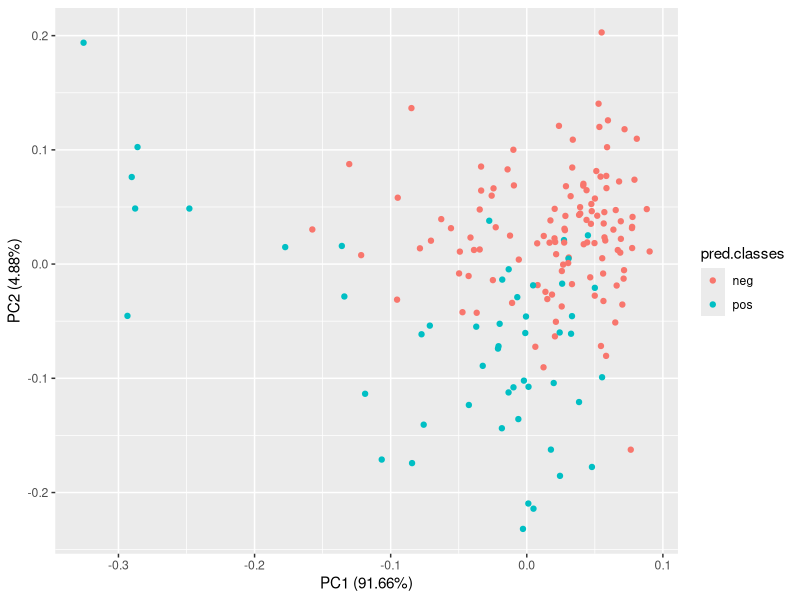
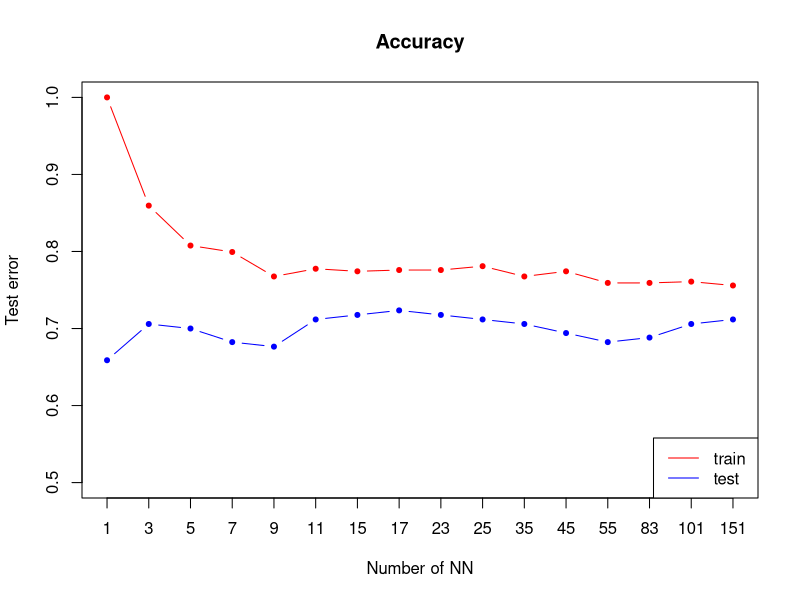
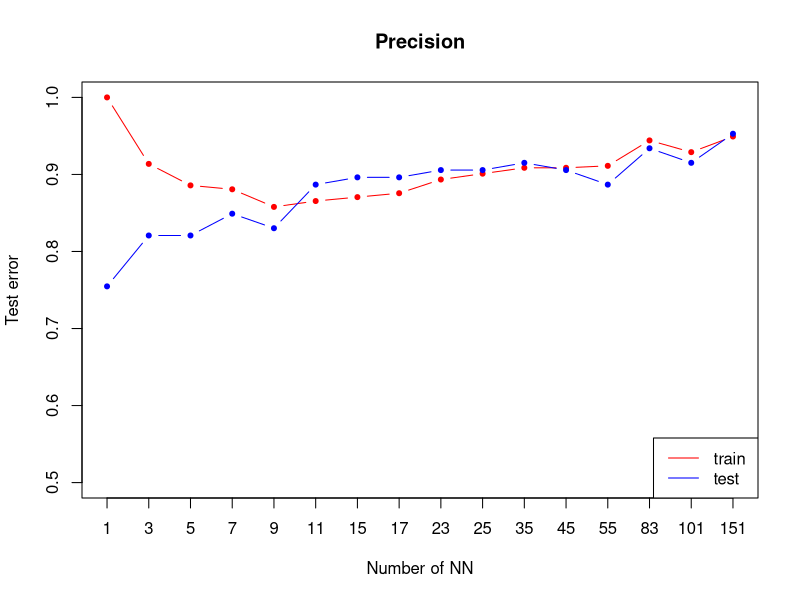
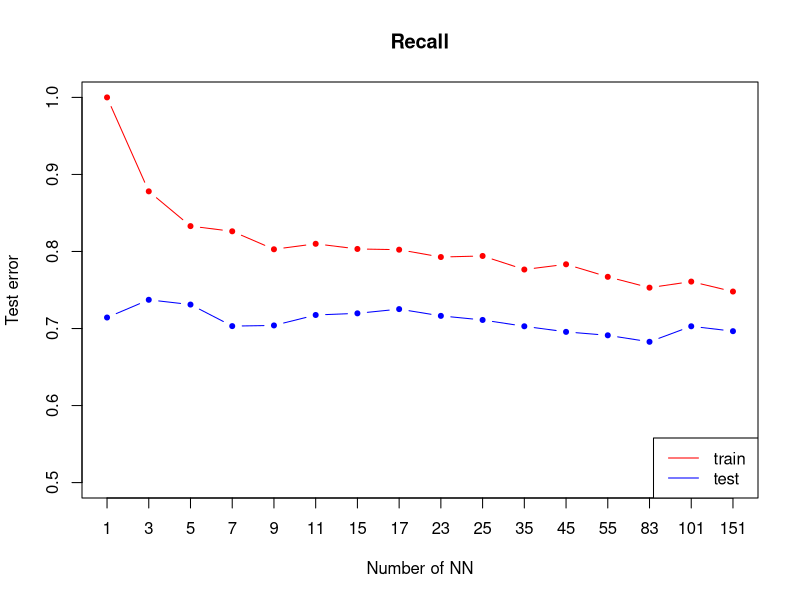
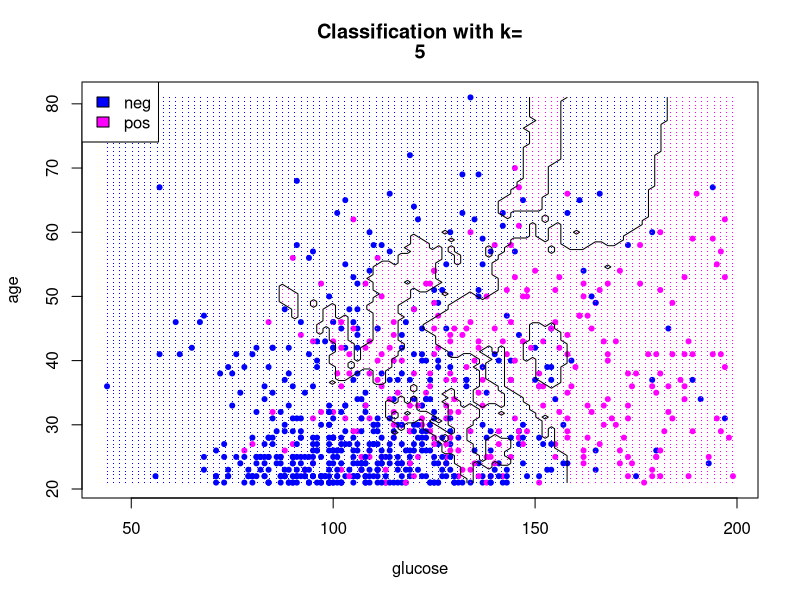
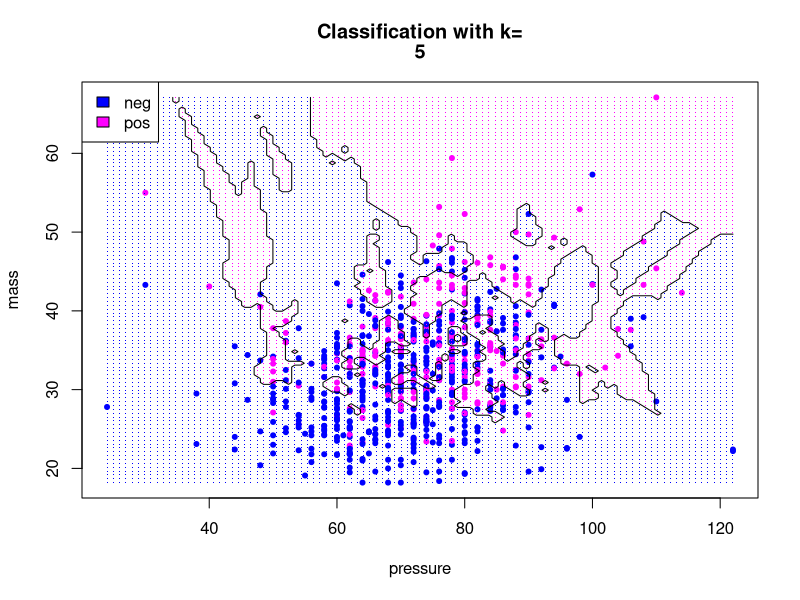
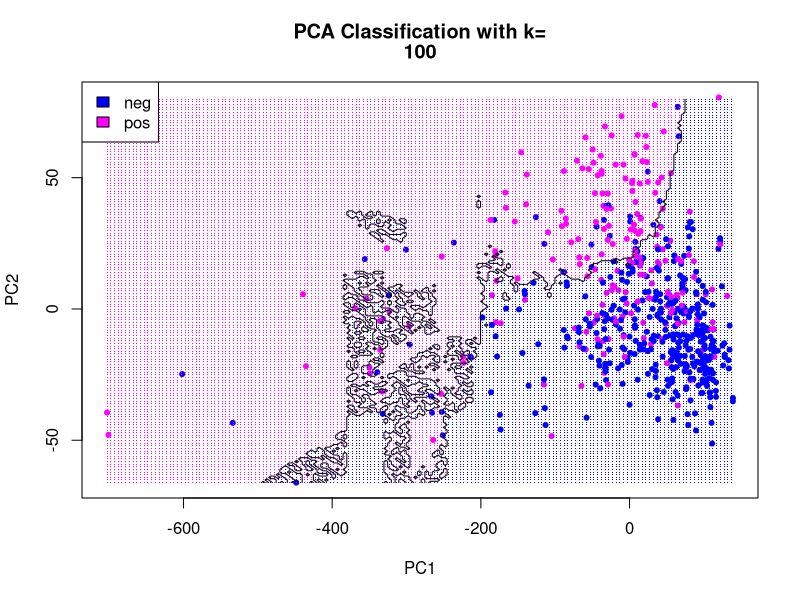
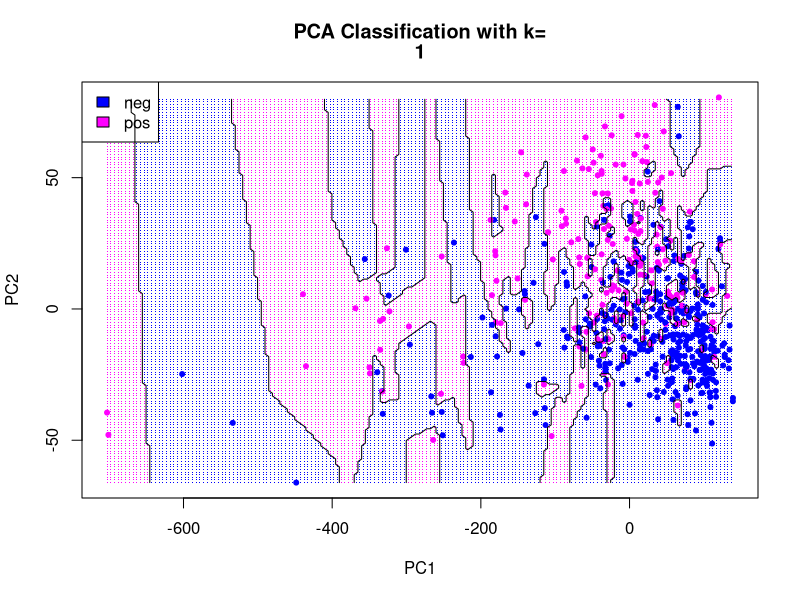

R code for these plots, in order:
## ---- chunk 1
library("mlbench")
library("caTools")
library("class")
library(mice)
library(grid)
library("rpart")



utils::data("PimaIndiansDiabetes2")
data <- PimaIndiansDiabetes2

set.seed(101) 

init = mice(data, maxit=0) 
meth = init$method
predM = init$predictorMatrix
imputed = mice(data, method=meth, predictorMatrix=predM, m=5)
data <- complete(imputed)


sample <- sample.split(data, SplitRatio = 0.8)
train <- subset(data, sample == TRUE)
test  <- subset(data, sample == FALSE)

## ---- chunk 2
trainDf <- train[, -9]
testDf <- test[,-9]

#NA2mean <- function(x) replace(x, is.na(x), mean(x, na.rm = TRUE))
#trainDf <- replace(trainDf, TRUE, lapply(trainDf, NA2mean))
#testDf <- replace(testDf, TRUE, lapply(testDf, NA2mean))

pred.classes <- knn(trainDf, testDf, train$diabetes, k=5)
testDf <- cbind(testDf,pred.classes)

## ---- chunk 3

library(ggfortify)
autoplot(prcomp(testDf[,-9]), data = testDf, colour = 'pred.classes')
## ---- chunk 4
ks <- c(1,3,5,7,9,11,15,17,23,25,35,45,55,83,101,151 )# nearest neighbours to try
nks <- length(ks)

accuracy.train <- numeric(length=nks)
accuracy.test <- numeric(length=nks)

precision.train <- numeric(length=nks)
precision.test <- numeric(length=nks)

recall.train <- numeric(length=nks)
recall.test <- numeric(length=nks)


for (i in seq(along=ks)) {
mod.train <- knn(trainDf,trainDf,k=ks[i],cl=train$diabetes)
confussionMatrixTrain = table(mod.train, train$diabetes)
accuracy.train[i] = sum(mod.train == train$diabetes)/length(train$diabetes)
precision.train[i] = confussionMatrixTrain[1,1]/sum(confussionMatrixTrain[,1])
recall.train[i] = confussionMatrixTrain[1,1]/sum(confussionMatrixTrain[1,])

mod.test <- knn(trainDf, testDf[,-9],k= ks[i],cl= train$diabetes)
confussionMatrixTest = table(mod.test, test$diabetes)
accuracy.test[i] = sum(mod.test == test$diabetes)/length(test$diabetes)
precision.test[i] = confussionMatrixTest[1,1]/sum(confussionMatrixTest[,1])
recall.test[i] = confussionMatrixTest[1,1]/sum(confussionMatrixTest[1,])
}

#Accuracy
plot(accuracy.train,xlab="Number of NN",ylab="Test error",type="n",xaxt="n", ylim=c(0.5, 1),  main="Accuracy",)
axis(1, 1:length(ks), as.character(ks))
lines(accuracy.train,type="b",col='red',pch=20)
lines(accuracy.test,type="b",col='blue',pch=20)
legend("bottomright",lty=1,col=c("red","blue"),legend = c("train ", "test "))


#Precision
plot(precision.train,xlab="Number of NN",ylab="Test error",type="n",xaxt="n", ylim=c(0.5, 1),  main="Precision",)
axis(1, 1:length(ks), as.character(ks))
lines(precision.train,type="b",col='red',pch=20)
lines(precision.test,type="b",col='blue',pch=20)
legend("bottomright",lty=1,col=c("red","blue"),legend = c("train ", "test "))


#Recall
plot(recall.train,xlab="Number of NN",ylab="Test error",type="n",xaxt="n", ylim=c(0.5, 1),  main="Recall",)
axis(1, 1:length(ks), as.character(ks))
lines(recall.train,type="b",col='red',pch=20)
lines(recall.test,type="b",col='blue',pch=20)
legend("bottomright",lty=1,col=c("red","blue"),legend = c("train ", "test "))
## ---- chunk 5
col1<-c('blue', 'magenta')

plot.knn <- function(k, indexA, indexB) {
  grid.A <- seq(min(data[,indexA]), max(data[,indexA]), (max(data[,indexA]) - min(data[,indexA])) / 100)
  grid.B <- seq(min(data[,indexB]), max(data[,indexB]), (max(data[,indexB]) - min(data[,indexB])) / 100)
  grid <- expand.grid(grid.A,grid.B)
  colnames(grid) <- colnames(trainDf[, c(indexA, indexB)])
  predicted.classes <- knn(trainDf[, c(indexA, indexB)], grid, train$diabetes, k=k)
  plot(data[, indexA], data[ ,indexB], pch=20, col=col1[as.numeric(data$diabetes)], xlab=colnames(data)[indexA], ylab=colnames(data)[indexB])
  points(grid[, 1], grid[,2], pch='.', col=col1[as.numeric(predicted.classes)])  # draw grid
  legend("topleft", legend=levels(data$diabetes),fill =col1)
  title(c("Classification with k=", k))
  predicted.matrix <- matrix(as.numeric(predicted.classes), length(grid.A), length(grid.B))
  contour(grid.A, grid.B, predicted.matrix, levels=c(1.5), drawlabels=FALSE,add=TRUE)
}


plot.knn(5, 2, 8)
plot.knn(5, 3, 6)

## ---- chunk 6
plot.knn.pca <- function(k) {
  pca.values <- prcomp(trainDf)$x
  grid.PC1 <- seq(min(pca.values[,1]), max(pca.values[,1]), 5)
  grid.PC2 <- seq(min(pca.values[,2]), max(pca.values[,2]), 1)
  grid <- expand.grid(grid.PC1,grid.PC2)
  colnames(grid) <- c('PC1','PC2')
  predicted.classes <- knn(pca.values[,c(1,2)], grid, train$diabetes, k=k)
  plot(pca.values[,1], pca.values[,2], pch=20, col=col1[as.numeric(train$diabetes)], xlab='PC1', ylab='PC2')
  points(grid$PC1, grid$PC2, pch='.', col=col1[as.numeric(predicted.classes)])  # draw grid
  legend("topleft", legend=levels(data$diabetes),fill =col1)
  title(c("PCA Classification with k=", k))
  
  predicted.matrix <- matrix(as.numeric(predicted.classes), length(grid.PC1), length(grid.PC2))
  contour(grid.PC1, grid.PC2, predicted.matrix, levels=c(1.5), drawlabels=FALSE,add=TRUE)
}


plot.knn.pca(100)
plot.knn.pca(1)
## ---- chunk 7
glm <- glm(diabetes~.,family=binomial(logit),data=data)
summary(glm)
## ---- chunk 8
glm2 <- glm(diabetes~pregnant + glucose + insulin + mass + pedigree,family=binomial(logit),data=data)
summary(glm2)
## ---- chunk 9
glm3 <- glm(diabetes~pregnant + glucose + mass + pedigree,family=binomial(logit),data=data)
summary(glm3)
## ---- chunk 10
glm3 <- glm(diabetes~pregnant + glucose + mass + pedigree,family=binomial(logit),data=data)
summary(glm3)
## ---- chunk 11
plot.logRegression.pca <- function() {
  pca.values <- prcomp(trainDf)$x
  pca.df <- as.data.frame.matrix(pca.values[,c(1,2)])
  pca.df$diabetes <- train$diabetes
  
  grid.PC1 <- seq(min(pca.values[,1]), max(pca.values[,1]), 5)
  grid.PC2 <- seq(min(pca.values[,2]), max(pca.values[,2]), 1)
  grid <- expand.grid(grid.PC1,grid.PC2)
  colnames(grid) <- c('PC1','PC2')
    
  glm3 <- glm(diabetes~.,family=binomial(logit),data=pca.df)
  predicted.classes <- predict(glm3, grid, type = "response")
  predicted.classes <- lapply(predicted.classes, function(x) round(x) + 1)

  plot(pca.values[,1], pca.values[,2], pch=20, col=col1[as.numeric(train$diabetes)], xlab='PC1', ylab='PC2')
  points(grid$PC1, grid$PC2, pch='.', col=col1[as.numeric(predicted.classes)])  # draw grid
  legend("topleft", legend=levels(data$diabetes),fill =col1)
  title(c("PCA Classification of loggistic regression"))
  
  predicted.matrix <- matrix(as.numeric(predicted.classes), length(grid.PC1), length(grid.PC2))
  contour(grid.PC1, grid.PC2, predicted.matrix, levels=c(1.5), drawlabels=FALSE,add=TRUE)
}


plot.logRegression.pca()
## ---- chunk 12
plot.logRegression.boundaries <- function(indexA, indexB) {
  grid.A <- seq(min(data[,indexA]), max(data[,indexA]), (max(data[,indexA]) - min(data[,indexA])) / 100)
  grid.B <- seq(min(data[,indexB]), max(data[,indexB]), (max(data[,indexB]) - min(data[,indexB])) / 100)
  grid <- expand.grid(grid.A,grid.B)
  colnames(grid) <- colnames(trainDf[, c(indexA, indexB)])
  
  glm3 <- glm(diabetes~.,family=binomial(logit),data = train[, c(indexA, indexB, 9)])
  predicted.classes <- predict(glm3, grid, type = "response")
  predicted.classes <- lapply(predicted.classes, function(x) round(x) + 1)
  
  plot(data[, indexA], data[ ,indexB], pch=20, col=col1[as.numeric(data$diabetes)], xlab=colnames(data)[indexA], ylab=colnames(data)[indexB])
  
  points(grid[, 1], grid[,2], pch='.', col=col1[as.numeric(predicted.classes)])  # draw grid
  legend("topleft", legend=levels(data$diabetes),fill =col1)
  title(c("Classification with logistic regression"))
  predicted.matrix <- matrix(as.numeric(predicted.classes), length(grid.A), length(grid.B))
  contour(grid.A, grid.B, predicted.matrix, levels=c(1.5), drawlabels=FALSE,add=TRUE)
}


plot.logRegression.boundaries(2, 8)
plot.logRegression.boundaries(3, 6)
## ---- chunk 13
model1 <- rpart(diabetes ~., data = data, method = "class")
str(model1)
# Plot the trees
printcp(model1) # display the results
plotcp(model1) # visualize cross-validation results
summary(model1) # detailed summary of splits
predicted.classes <- predict(model1, testDf, type = "class")

print(1 - mean(predicted.classes == test$diabetes))

# plot tree
plot(model1, uniform=TRUE,
   main="Classification Tree for Diabetess")
text(model1, use.n=TRUE, all=TRUE, cex=.8)
bestcp <- model1$cptable[which.min(model1$cptable[,"xerror"]),"CP"]
model1.pruned <- prune(model1, cp = bestcp)
conf.matrix <- table(data$diabetes, predict(model1.pruned,type="class"))
rownames(conf.matrix) <- paste("Actual", rownames(conf.matrix), sep = ":")
colnames(conf.matrix) <- paste("Pred", colnames(conf.matrix), sep = ":")
print(conf.matrix)
## ---- chunk 14
possible_bucket_sizes <- seq(1, 300, 10)
nks <- length(possible_bucket_sizes)

accuracy.train <- numeric(length=nks)
accuracy.test <- numeric(length=nks)

precision.train <- numeric(length=nks)
precision.test <- numeric(length=nks)

recall.train <- numeric(length=nks)
recall.test <- numeric(length=nks)

for(i in seq(1:length(possible_bucket_sizes))){
  cart_model <- rpart(diabetes ~., data = train, method = "class",control = rpart.control(minbucket = possible_bucket_sizes[i]))
  predicted.classes.test <- predict(cart_model, testDf, type = "class")
  predicted.classes.train <- predict(cart_model, trainDf, type = "class")

    confussionMatrixTrain = table(predicted.classes.train, train$diabetes)
    accuracy.train[i] <- mean(predicted.classes.train == train$diabetes)
    precision.train[i] = confussionMatrixTrain[1,1]/sum(confussionMatrixTrain[,1])
    recall.train[i] = confussionMatrixTrain[1,1]/sum(confussionMatrixTrain[1,])

    confussionMatrixTest = table(predicted.classes.test, test$diabetes)
    accuracy.test[i] <- mean(predicted.classes.test == test$diabetes)
    precision.test[i] = confussionMatrixTest[1,1]/sum(confussionMatrixTest[,1])
    recall.test[i] = confussionMatrixTest[1,1]/sum(confussionMatrixTest[1,])
}

#Accuracy
plot(accuracy.train,xlab="Number of items in leafs",ylab="Test error",type="n",xaxt="n", ylim=c(0.5, 1),  main="Accuracy",)
axis(1, 1:length(ks), as.character(ks))
lines(accuracy.train,type="b",col='red',pch=20)
lines(accuracy.test,type="b",col='blue',pch=20)
legend("bottomright",lty=1,col=c("red","blue"),legend = c("train ", "test "))

#Precision
plot(precision.train,xlab="Number of items in leafs",ylab="Test error",type="n",xaxt="n", ylim=c(0.5, 1),  main="Precision",)
axis(1, 1:length(ks), as.character(ks))
lines(precision.train,type="b",col='red',pch=20)
lines(precision.test,type="b",col='blue',pch=20)
legend("bottomright",lty=1,col=c("red","blue"),legend = c("train ", "test "))


#Recall
plot(recall.train,xlab="Number of items in leafs",ylab="Test error",type="n",xaxt="n", ylim=c(0.5, 1),  main="Recall",)
axis(1, 1:length(ks), as.character(ks))
lines(recall.train,type="b",col='red',pch=20)
lines(recall.test,type="b",col='blue',pch=20)
legend("bottomright",lty=1,col=c("red","blue"),legend = c("train ", "test "))

## ---- chunk 15
plot.treeBoundaries.pca <- function(mb) {
  pca.values <- prcomp(trainDf)$x
  pca.df <- as.data.frame.matrix(pca.values[,c(1,2)])
  pca.df$diabetes <- train$diabetes
  
  grid.PC1 <- seq(min(pca.values[,1]), max(pca.values[,1]), 5)
  grid.PC2 <- seq(min(pca.values[,2]), max(pca.values[,2]), 1)
  grid <- expand.grid(grid.PC1,grid.PC2)
  colnames(grid) <- c('PC1','PC2')
    
  cart_model <- rpart(diabetes ~., data = pca.df, method = "class",control = rpart.control(minbucket = mb))
  predicted.classes <- predict(cart_model, grid, type = "class")

  plot(pca.values[,1], pca.values[,2], pch=20, col=col1[as.numeric(train$diabetes)], xlab='PC1', ylab='PC2')
  points(grid$PC1, grid$PC2, pch='.', col=col1[as.numeric(predicted.classes)])  # draw grid
  legend("topleft", legend=levels(data$diabetes),fill =col1)
  title(c("PCA Classification with mini bucket size =", mb))
  
  predicted.matrix <- matrix(as.numeric(predicted.classes), length(grid.PC1), length(grid.PC2))
  contour(grid.PC1, grid.PC2, predicted.matrix, levels=c(1.5), drawlabels=FALSE,add=TRUE)
}


plot.treeBoundaries.pca(1)
plot.treeBoundaries.pca(20)
plot.treeBoundaries.pca(100)

## ---- chunk 16
plot.treeBoundaries <- function(mb, indexA, indexB) {
  grid.A <- seq(min(data[,indexA]), max(data[,indexA]), (max(data[,indexA]) - min(data[,indexA])) / 100)
  grid.B <- seq(min(data[,indexB]), max(data[,indexB]), (max(data[,indexB]) - min(data[,indexB])) / 100)
  grid <- expand.grid(grid.A,grid.B)
  colnames(grid) <- colnames(trainDf[, c(indexA, indexB)])
  
  cart_model <- rpart(diabetes ~ . , data = train[, c(indexA, indexB, 9)], method = "class",control = rpart.control(minbucket = mb))
  predicted.classes <- predict(cart_model, grid, type = "class")
  
  plot(data[, indexA], data[ ,indexB], pch=20, col=col1[as.numeric(data$diabetes)], xlab=colnames(data)[indexA], ylab=colnames(data)[indexB])
  
  points(grid[, 1], grid[,2], pch='.', col=col1[as.numeric(predicted.classes)])  # draw grid
  legend("topleft", legend=levels(data$diabetes),fill =col1)
  title(c("Classification with minibucket size=", mb))
  predicted.matrix <- matrix(as.numeric(predicted.classes), length(grid.A), length(grid.B))
  contour(grid.A, grid.B, predicted.matrix, levels=c(1.5), drawlabels=FALSE,add=TRUE)
}


plot.treeBoundaries(5, 2, 8)
plot.treeBoundaries(5, 3, 6)
